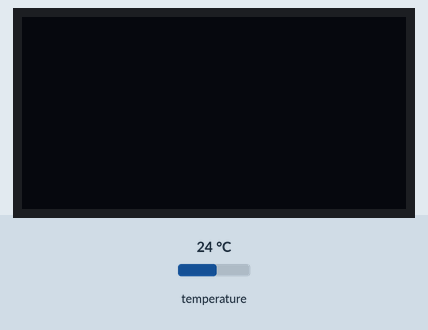
Simulated run of this sketch. Board: Arduino Uno, built with avr-gcc and run on an emulated ATmega328P. On the bench: 128×64 one-colour display. The test bench sets the inputs (shaded band); at power-on: temperature 24 °C. The display library's start-up logo is not drawn.

Above: at 3.2 s.
3.3 s: temperature set to 12 °C
At 13.9 s:
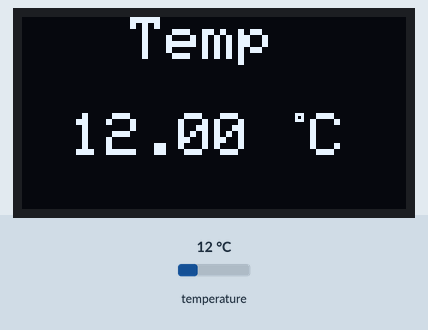
19.4 s: temperature set to 19 °C
At 24.2 s:
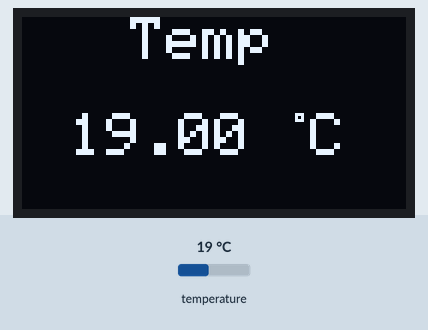
35.5 s: temperature set to 28 °C
At 46.1 s:
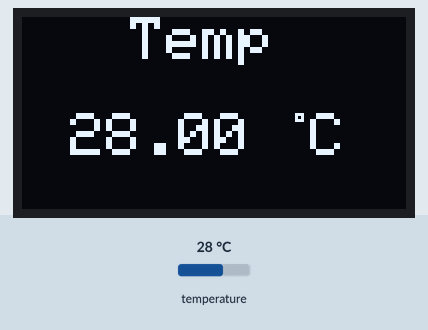
Timing chart, 0 to 47.6 s (numbered marks = the images above; inputs shaded):
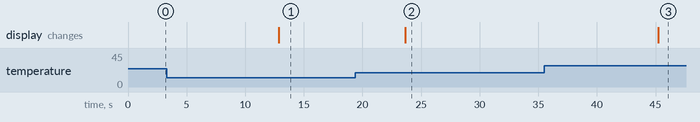

The sketch:

ds18b20_ssd1306.ino
```cpp
#include <SPI.h>
#include <Wire.h>
#include <Adafruit_GFX.h>
#include <Adafruit_SSD1306.h>
#include <OneWire.h>
#include <DallasTemperature.h>

#define SCREEN_WIDTH 128 // OLED display width, in pixels
#define SCREEN_HEIGHT 64 // OLED display height, in pixels
#define OLED_RESET -1 // Reset pin # (or -1 if sharing Arduino reset pin) -1 or 4
#define SCREEN_ADDRESS 0x3C ///< See datasheet for Address; 0x3D for 128x64, 0x3C for 128x32

#define ONE_WIRE_BUS 4 // Data wire is conntec to the Arduino digital pin 4

// Setup a oneWire instance to communicate with any OneWire devices
OneWire oneWire(ONE_WIRE_BUS);

// Pass our oneWire reference to Dallas Temperature sensor
DallasTemperature sensors(&oneWire);

Adafruit_SSD1306 display(SCREEN_WIDTH, SCREEN_HEIGHT, & Wire, OLED_RESET);


void setup() {

    sensors.begin(); // Start up the library
    // put your setup code here, to run once:
    display.begin(SSD1306_SWITCHCAPVCC, SCREEN_ADDRESS);

    //Serial.begin(9600);
    // Show initial display buffer contents on the screen --
    // the library initializes this with an Adafruit splash screen.
    display.display();
    delay(2000); // Pause for 2 seconds
    // Clear the buffer
    display.clearDisplay();

    // Draw a single pixel in white
    //display.drawPixel(10, 10, SSD1306_WHITE);
}


void loop() {
    // Wait a few seconds between measurements.
    delay(10000);
    display.clearDisplay();

    sensors.requestTemperatures();


    display.setTextColor(WHITE);
    display.setTextSize(2);

    display.setCursor(0, 0);
    display.print("   Temp");

    display.drawRect(91, 32, 3, 3, WHITE); // Put degree symbol ( ° )

    display.setCursor(96, 32);
    display.print("C");

    display.setCursor(16, 32);
    display.print(sensors.getTempCByIndex(0));


    display.display();

}
```

Measured:
- after the input at 3.3 s, the display: changes after 9.6 s (image 1)
- after the input at 19.4 s, the display: changes after 4.3 s (image 2)
- after the input at 35.5 s, the display: changes after 9.7 s (image 3)
